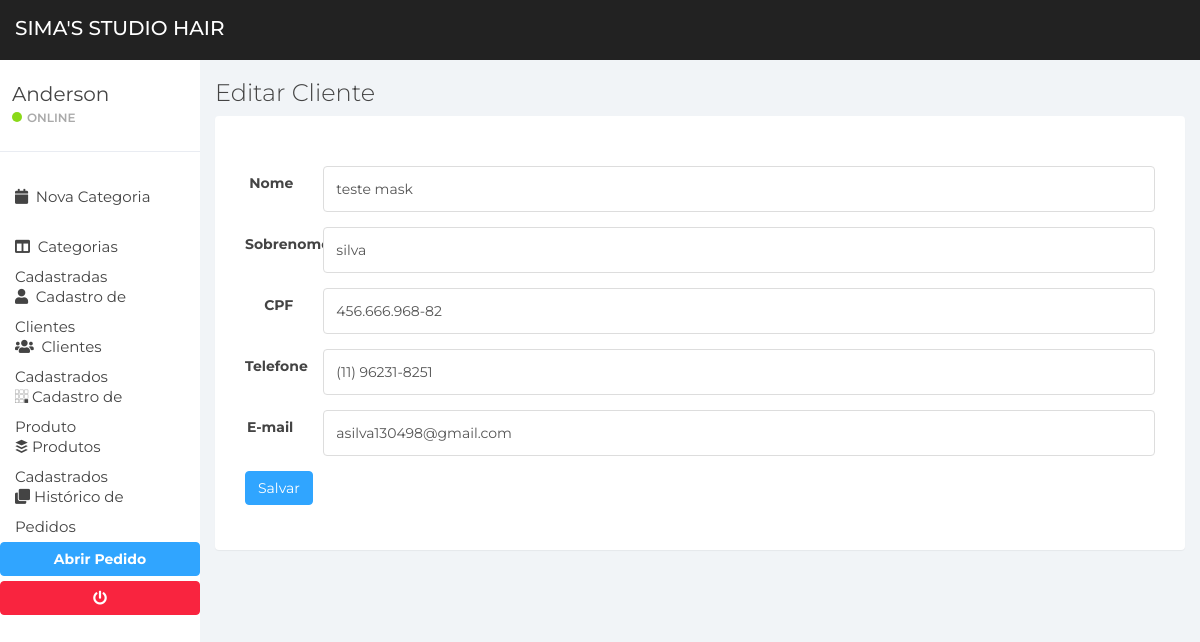
The app's page /cliente/edit-cliente/7 (signed in) with its own data.
### apps/cliente/models.py (models this page shows, shortened)
class Cliente(models.Model):
    loja = models.ForeignKey(to=Store, on_delete=models.DO_NOTHING, blank=True, null=True)
    nome = models.CharField(max_length=50)
    sobrenome = models.CharField(max_length=50)
    cpf = models.CharField(max_length=15,unique=True)
    telefone = models.CharField(max_length=200)
    email = models.EmailField(max_length=100)
    data = models.DateTimeField(auto_now_add=True)
    is_active = models.BooleanField(default=True)
    class Meta:
        verbose_name = "Cliente"
        verbose_name_plural = "Clientes"

### apps/cliente/views.py (the view, shortened to what this page needs)
# urls.py: path('edit-cliente/<int:pk>', views.cadastro_update_cliente, name="edit-cliente"),
def cadastro_update_cliente(request, pk=None):
    page_title = 'Cadastro de Cliente' if not pk else 'Editar Cliente'
    msg = None
    notification = None
    cliente = None
    form = forms.FormCliente()
    loja = request.user.loja
    if pk:
        cliente = models.Cliente.objects.get(pk=pk)
        if cliente:
            form = forms.FormCliente(instance=cliente)
        else:
            msg = 'Nenhum cliente encontrado!'
            notification = 'danger'
    context = {
        'page_title': page_title, 'notification': notification, 'msg': msg, 'form': form
    }
    return render(request, 'cadastro_cliente.html', context)

### apps/cliente/templates/cadastro_cliente.html (shortened to what this page needs)
{% extends 'base/base.html' %}
{% load static %}
{% block content %}
<div class="panel-body">
    <form class="form-horizontal" method="POST">
        <fieldset>
            {% for i in form %}
            <div class="form-group">
                <label class="col-md-1 control-label">{{ i.label }}</label>
                <div class="col-md-11">
                    {{ i }}
                </div>
            </div>
            {% endfor %}
            <div class="form-group">
                <div class="col-md-12">
                    <button type="submit" class="btn btn-primary btn-md pull-left">Salvar</button>
                </div>
            </div>
        </fieldset>
    </form>
</div>
{% endblock %}

### static/css/styles.css (style rules this page uses)
body { background: #f1f4f7; padding-top: 60px; font-size: 14px; color: #444444; font-family: "Montserrat", "Helvetica Neue", Helvetica, Arial, sans-serif; }
input.form-control { border: 1px solid #ddd; box-shadow: none; height: 46px; }
.btn-primary, .btn-primary:hover, .btn-primary:focus, .btn-primary:active, .btn-primary.active, .open > .dropdown-toggle.btn-primary, .btn-primary.disabled, .btn-primary[disabled], fieldset[disabled] .btn-primary, .btn-primary.disabled:hover, .btn-primary[disabled]:hover, fieldset[disabled] .btn-primary:hover, .btn-primary.disabled:focus, .btn-primary[disabled]:focus, fieldset[disabled] .btn-primary:focus, .btn-primary.disabled:active, .btn-primary[disabled]:active, fieldset[disabled] .btn-primary:active, .btn-primary.disabled.active, .btn-primary[disabled].active, fieldset[disabled] .btn-primary.active { background-color: #30a5ff; border-color: #30a5ff; }

### records on screen
Cliente: form "teste mask" "silva" "456.666.968-82" "(11) 96231-8251" "asilva130498@gmail.com"

### other values on screen
{{ page_title }} "Editar Cliente"
{{ i.label }} "Nome" "Sobrenome" "CPF" "Telefone" "E-mail"
